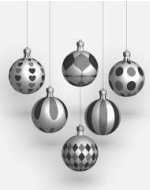
#> input picture Tarea-3/Parte3/imagen3.png, 150 x 190 px
$ python parte3_p2.py
#> lines starting #> are read from the running program, lines starting #| are printed output that depends on the picture; after the words box and inside, x2 and y2 are one past the last pixel; in counts of white or black regions, pixels touching at a corner belong together
from matplotlib import pyplot as plt
import numpy as np
import cv2


def rgb2gray(rgb):
    return np.dot(rgb[..., :3], [0.2989, 0.5870, 0.1140])


base_image = plt.imread("imagen3.png")
#> base_image is the input picture: shape (190, 150, 4) float32; mean R, G, B, A 0.814, 0.814, 0.814, 1

# En caso de que la imagen se detecte como RGB, se pasa a escala de grises.
if len(base_image.shape) > 2:
    base_image = rgb2gray(base_image)

m, n = base_image.shape
#> m = 190; n = 150

# Reduccion de ruido con filtro gaussiano, utilizando kernel de 3x3
blurred = np.multiply(cv2.GaussianBlur(base_image, (3, 3), cv2.BORDER_DEFAULT), 255).astype(np.uint8)
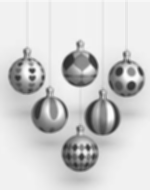
#> blurred: shape (190, 150); min 45, max 253, mean 206.9

# deteccion de bordes (filtro paso altas)
edges = cv2.Canny(blurred, 100, 200)
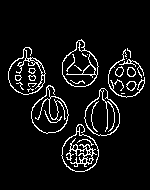
#> edges: shape (190, 150); 7.3% white in thin lines or dots, all inside (x1, y1, x2, y2) = (8, 39, 145, 172)

# convierte a imagen binaria
edges = np.where(edges >= 0.5, 1, 0)

p = int(round(np.sqrt(n**2 + m**2)))
#> p = 242

# acumulador
acc = np.zeros((m, n, p))

# obtiene los indices de los bordes detectados. "x" y "y" son vectores con indices
x, y = np.nonzero(edges)
#> x = 2072 values from 39 to 171; y = 2072 values, max 144 at index 683, min 8 at index 502, mean 77.44

# recorre los bordes y actualiza acumulador.
for xi, yi in zip(x, y):
    for a in range(1, m):
        for b in range(1, n):
            r = np.sqrt((xi - a)**2 + (yi - b)**2)
            if r > 0:
#> (the run stopped early here; a loop or call above may not have finished)
